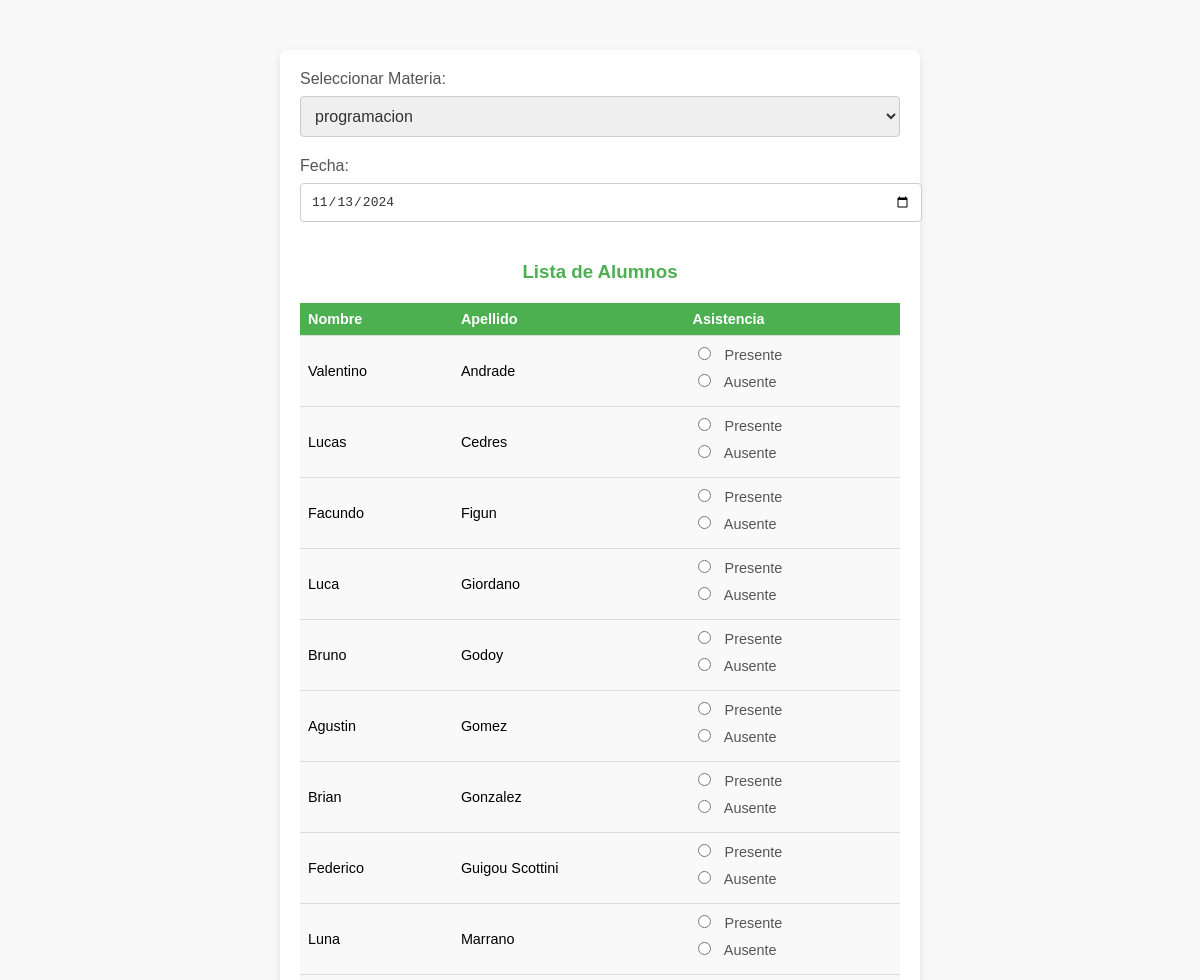
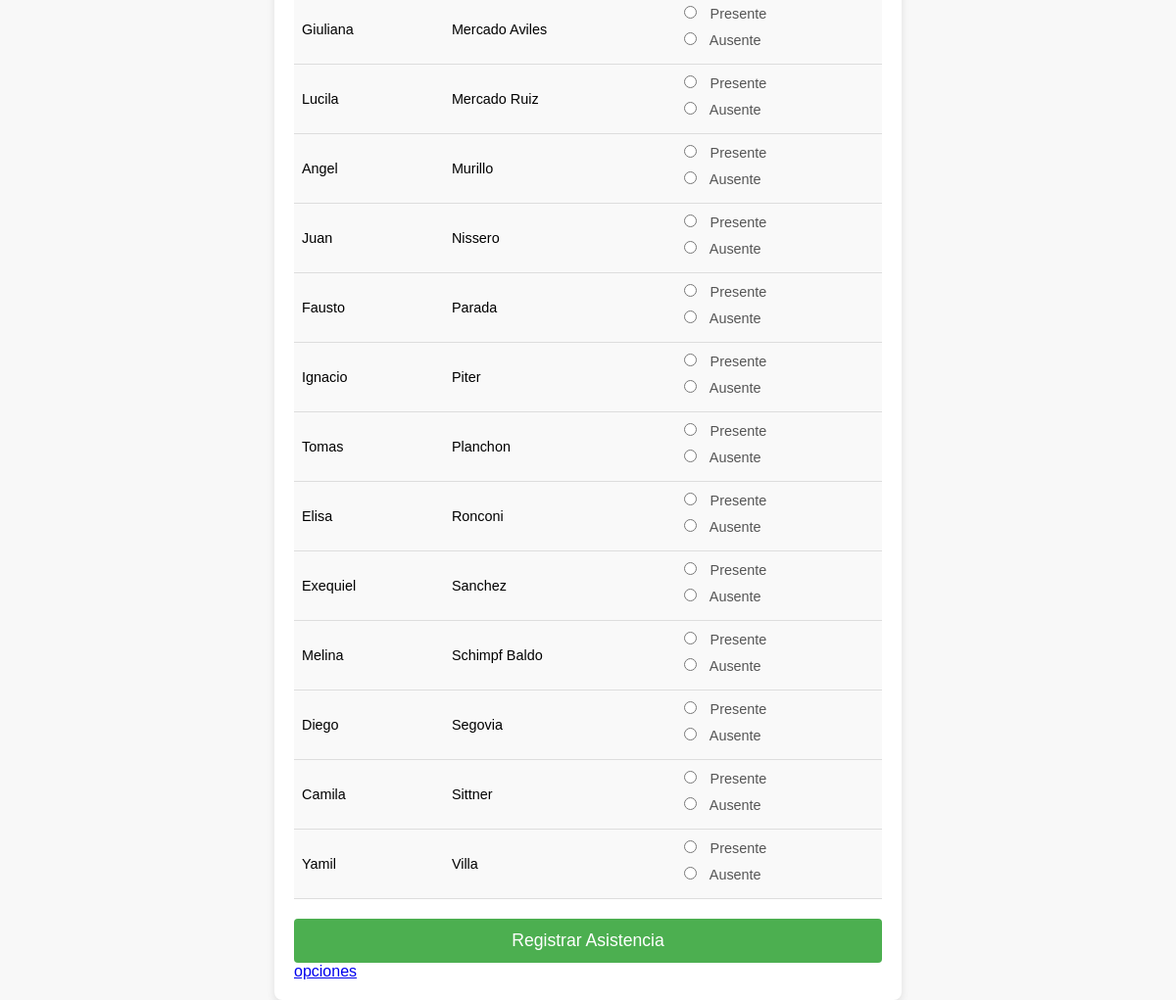
The page /asistencia/alta_asistencia.php on the database its author committed (2 pictures, top to bottom).
### tables this page shows
CREATE TABLE `alumno` (
  `id` int NOT NULL,
  `nombre` varchar(100) NOT NULL,
  `apellido` varchar(100) NOT NULL,
  `dni` varchar(20) NOT NULL,
  `fecha_nacimiento` text NOT NULL
);

### asistencia/alta_asistencia.php (the view, shortened to what this page needs)
<?php
require_once '../conexion.php';
$sqlMaterias = "SELECT id, nombre FROM materia";
$stmtMaterias = $conn->query($sqlMaterias);
$materias = $stmtMaterias->fetchAll(PDO::FETCH_ASSOC);
$sqlAlumnos = "SELECT id, nombre, apellido FROM alumno";
$stmtAlumnos = $conn->query($sqlAlumnos);
$alumnos = $stmtAlumnos->fetchAll(PDO::FETCH_ASSOC);
?>
<!DOCTYPE html>
<html lang="es">
<head>
    <link rel="stylesheet" href="../css/estilos_asistencia/alta_asistencia.css">
</head>
<body>
    <form action="registrar_asistencia.php" method="POST">
        <label for="materia_id">Seleccionar Materia:</label>
        <select name="materia_id" required>
            <?php foreach ($materias as $materia): ?>
                <option value="<?php echo $materia['id']; ?>">
                    <?php echo htmlspecialchars($materia['nombre']); ?>
                </option>
            <?php endforeach; ?>
        </select>
        <label for="fecha">Fecha:</label>
        <input type="date" name="fecha" value="<?php echo date('Y-m-d'); ?>" required>
        <h3>Lista de Alumnos</h3>
        <table>
            <thead>
                <tr>
                    <th>Nombre</th>
                    <th>Apellido</th>
                    <th>Asistencia</th>
                </tr>
            </thead>
            <tbody>
                <?php foreach ($alumnos as $alumno): ?>
                    <tr>
                        <td><?php echo htmlspecialchars($alumno['nombre']); ?></td>
                        <td><?php echo htmlspecialchars($alumno['apellido']); ?></td>
                        <td>
                            <label>
                                <input type="radio" name="alumnos[<?php echo $alumno['id']; ?>][estado]" value="presente" required> Presente
                            </label>
                            <label>
                                <input type="radio" name="alumnos[<?php echo $alumno['id']; ?>][estado]" value="ausente" required> Ausente
                            </label>
                        </td>
                    </tr>
                <?php endforeach; ?>
            </tbody>
        </table>
        <input type="submit" value="Registrar Asistencia">
        <a href="../opciones.php">opciones</a>
    </form>
</body>
</html>

### css/estilos_asistencia/alta_asistencia.css (style rules this page uses)
body { font-family: 'Arial', sans-serif; background-color: #f8f8f8; margin: 0; padding: 0; display: flex; justify-content: center; align-items: flex-start; height: 100vh; padding-top: 50px; }
h1, h3 { color: #4CAF50; text-align: center; margin-bottom: 20px; }
form { background-color: #fff; padding: 20px; border-radius: 8px; box-shadow: 0 4px 8px rgba(0, 0, 0, 0.1); width: 100%; max-width: 600px; margin: 0 10px; }
label { font-size: 1em; margin-bottom: 8px; display: block; color: #555; }
select, input[type="date"] { width: 100%; padding: 10px; margin-bottom: 20px; border: 1px solid #ccc; border-radius: 4px; font-size: 1em; color: #333; }
table { width: 100%; margin-bottom: 20px; border-collapse: collapse; font-size: 0.9em; }
th, td { padding: 8px; text-align: left; border-bottom: 1px solid #ddd; }
th { background-color: #4CAF50; color: white; }
td { background-color: #f9f9f9; }
input[type="radio"] { margin-right: 10px; }
input[type="submit"] { width: 100%; padding: 12px; background-color: #4CAF50; color: white; border: none; border-radius: 4px; font-size: 1.1em; cursor: pointer; }

### rows shown on the page
alumno: nombre "Valentino", apellido "Andrade"
alumno: nombre "Lucas", apellido "Cedres"
alumno: nombre "Facundo", apellido "Figun"
alumno: nombre "Luca", apellido "Giordano"
alumno: nombre "Bruno", apellido "Godoy"
alumno: nombre "Agustin", apellido "Gomez"
alumno: nombre "Brian", apellido "Gonzalez"
alumno: nombre "Federico", apellido "Guigou Scottini"
alumno: nombre "Luna", apellido "Marrano"
alumno: nombre "Giuliana", apellido "Mercado Aviles"
alumno: nombre "Lucila", apellido "Mercado Ruiz"
alumno: nombre "Angel", apellido "Murillo"
alumno: nombre "Juan", apellido "Nissero"
alumno: nombre "Fausto", apellido "Parada"
alumno: nombre "Ignacio", apellido "Piter"
alumno: nombre "Tomas", apellido "Planchon"
alumno: nombre "Elisa", apellido "Ronconi"
alumno: nombre "Exequiel", apellido "Sanchez"
alumno: nombre "Melina", apellido "Schimpf Baldo"
alumno: nombre "Diego", apellido "Segovia"
alumno: nombre "Camila", apellido "Sittner"
alumno: nombre "Yamil", apellido "Villa"

### other values the page prints
form field materia_id "programacion"
